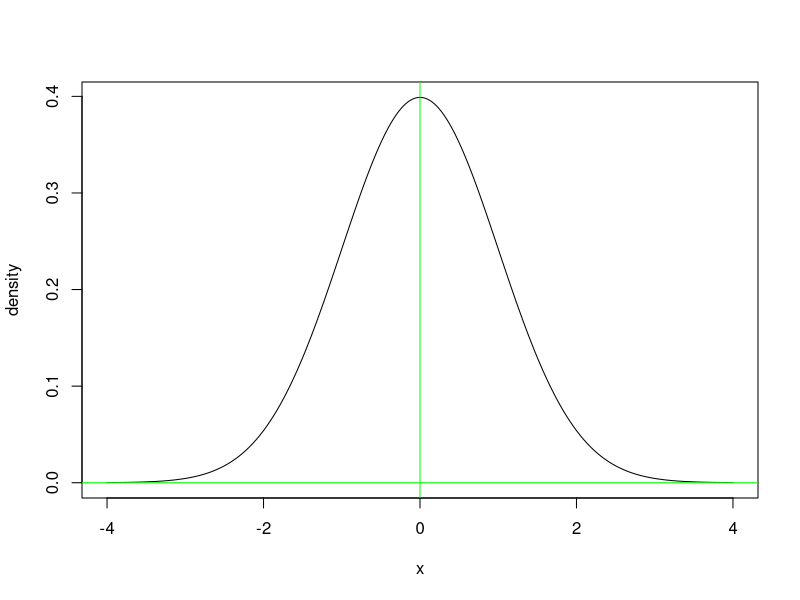
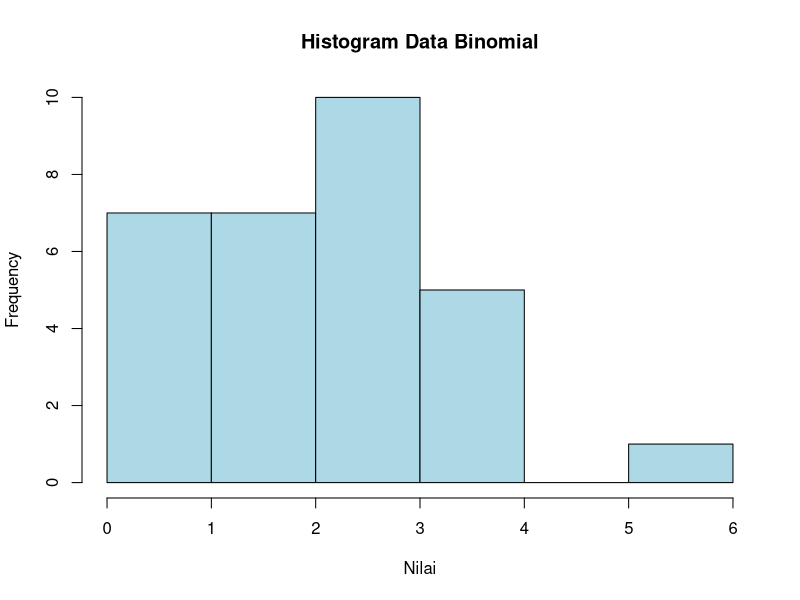
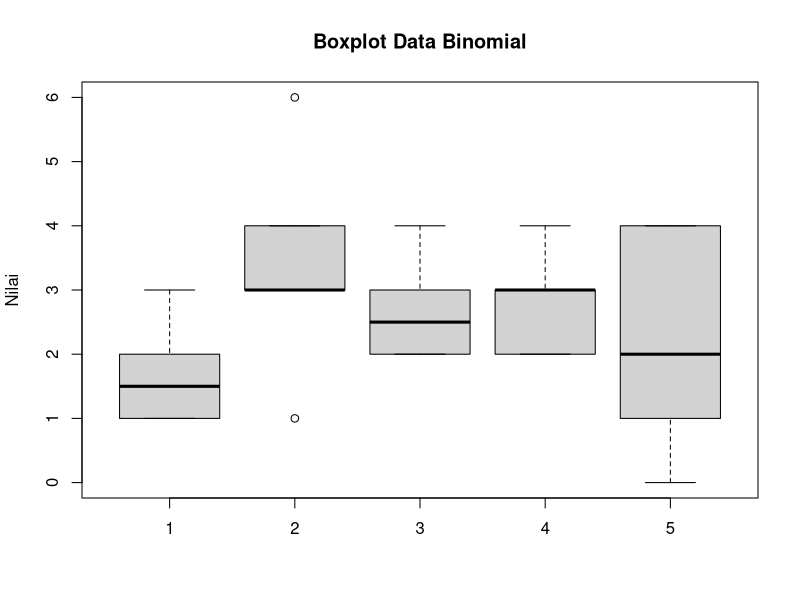

The R script that drew these images, in order:
x <- seq(-4, 4, length = 500)
y <- dnorm(x)
plot(x, y, type = "l", xlab = "x", ylab = "density")
abline(h = 0, col = "green")
abline(v = 0, col = "green")

data_binomial <- matrix(rbinom(30, 10, 0.25), ncol = 5)
print(data_binomial)

mean_cols <- colMeans(data_binomial)
print(mean_cols)

var_cols <- apply(data_binomial, 2, var)
print(var_cols)

hist(data_binomial, main = "Histogram Data Binomial"
     , xlab = "Nilai", col = "lightblue")

boxplot(data_binomial, main = "Boxplot Data Binomial", ylab = "Nilai")